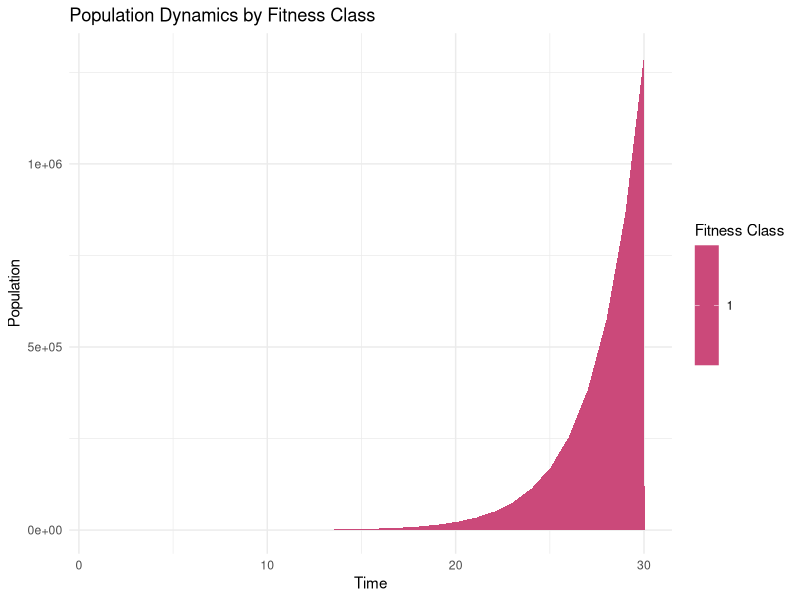

This figure's R source:
# Initialize parameters
set.seed(42)
t_steps <- 30  # Reduced number of time steps for testing
n_classes <- 50  # Number of fitness classes
lambda <- 5      # Birth rate
r <- 0.1         # Mutation probability
p <- 0.75        # Probability of birth

# Initialize population and fitness levels
pop <- rep(10, n_classes)  # Initial population in each class
fitness <- seq(0, 1, length.out = n_classes)

# Initialize matrices for transitions
pop_history <- matrix(0, nrow = t_steps, ncol = n_classes)
pop_history[1, ] <- pop

# Simulation loop
for (t in 2:t_steps) {
  total_pop <- sum(pop)
  
  # Print progress every 50 steps
  if (t %% 50 == 0) {
    message("Time step: ", t, ", Total population: ", total_pop)
  }
  
  # Check if population is zero
  if (total_pop <= 0) {
    message("Population reached zero at time step: ", t)
    break
  }
  
  # Birth process
  births <- rbinom(1, total_pop, p)
  if (births > 0) {
    birth_probs <- ifelse(pop > 0, pop / total_pop, 0)  # Avoid division by zero
    if (sum(birth_probs) > 0) {  # Check for valid probabilities
      new_births <- sample(1:n_classes, births, prob = birth_probs, replace = TRUE)
      
      # Mutation process
      mutants <- runif(births) < r
      for (i in seq_along(new_births)) {
        if (mutants[i]) {
          new_births[i] <- sample(1:n_classes, 1)  # Assign random fitness class
        }
      }
      
      # Update population with births
      for (i in 1:n_classes) {
        pop[i] <- pop[i] + sum(new_births == i)
      }
    }
  }
  
  # Death process
  deaths <- rbinom(1, total_pop, 1 - p)
  if (deaths > 0) {
    death_probs <- ifelse(pop > 0, pop / total_pop, 0)  # Avoid division by zero
    if (sum(death_probs) > 0) {  # Check for valid probabilities
      death_classes <- sample(1:n_classes, deaths, prob = death_probs, replace = TRUE)
      for (i in 1:n_classes) {
        pop[i] <- max(0, pop[i] - sum(death_classes == i))
      }
    }
  }
  
  # Store population at current step
  pop_history[t, ] <- pop
  print(t)
}

# Prepare data for visualization
library(ggplot2)
library(tidyr)
pop_df <- as.data.frame(pop_history)
pop_df$Time <- 1:nrow(pop_df)
pop_df_long <- pivot_longer(pop_df, -Time, names_to = "Fitness_Class", values_to = "Population")
pop_df_long$Fitness_Class <- as.numeric(gsub("V", "", pop_df_long$Fitness_Class))

# Plot results
ggplot(pop_df_long, aes(x = Time, y = Population, fill = Fitness_Class)) +
  geom_area(position = "stack") +
  scale_fill_viridis_c(option = "C") +
  labs(
    title = "Population Dynamics by Fitness Class",
    x = "Time",
    y = "Population",
    fill = "Fitness Class"
  ) +
  theme_minimal()
